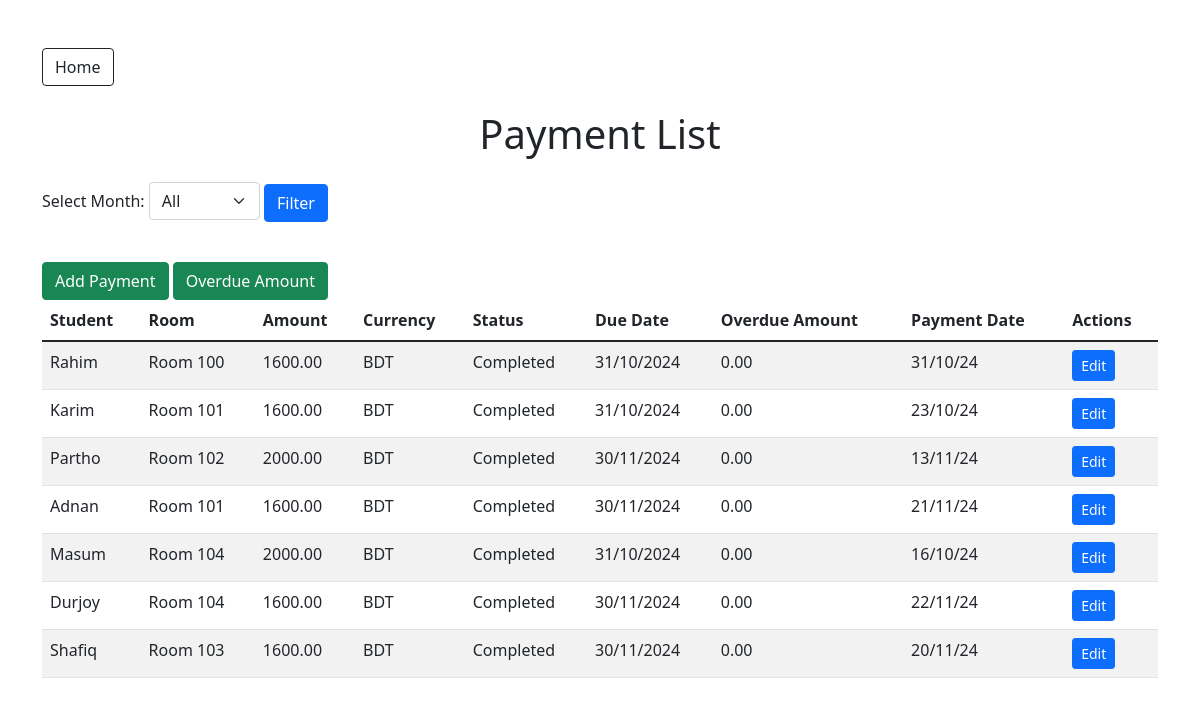
/payments/ (signed in), run on the app's committed database.
### hostel/models.py (models this page shows, shortened)
class Payment(models.Model):
    student = models.ForeignKey(Student, on_delete=models.CASCADE)
    amount = models.DecimalField(max_digits=10, decimal_places=2)
    currency = models.CharField(max_length=3, default='BDT')
    status = models.CharField(max_length=20, choices=[('Pending', 'Pending'), (
        'Completed', 'Completed'), ('Overdue', 'Overdue')], default='Pending')
    payment_date = models.DateTimeField(null=True, blank=True)
    due_date = models.DateField(null=True, blank=True)
    is_due = models.BooleanField(default=False)
    overdue_amount = models.DecimalField(max_digits=10, decimal_places=2)
    reference = models.CharField(max_length=255, blank=True, null=True)
    room_number = models.CharField(max_length=10, blank=True, null=True)
    oprstamp = models.ForeignKey(
        User, on_delete=models.SET_NULL, null=True, blank=True)
    timestamp = models.DateTimeField(auto_now_add=True)
    transaction_id = models.CharField(max_length=255, blank=True, null=True)

class Student(models.Model):
    name = models.CharField(max_length=100)
    email = models.EmailField(unique=True)
    contact_number = models.CharField(max_length=15)
    nid = models.CharField(max_length=15)
    room = models.ForeignKey(Room, on_delete=models.SET_NULL, null=True)
    def __str__(self):
        return self.name

### hostel/views.py (the view)
# urls.py: path('payments/', PaymentListView.as_view(), name='admin_payment_list'),
@method_decorator(login_required, name='dispatch')
class PaymentListView(ListView):
    model = Payment
    template_name = 'payments/admin_payment_list.html'
    context_object_name = 'payments'
    def get_queryset(self):
        queryset = super().get_queryset()
        monthcode = self.request.GET.get('monthcode')
        if monthcode:
            queryset = queryset.filter(payment_date__startswith=monthcode)
        return queryset
    def get_context_data(self, **kwargs):
        context = super().get_context_data(**kwargs)
        monthcodes = Payment.objects.annotate(month=TruncMonth(
            'payment_date')).values_list('month', flat=True).distinct()
        formatted_monthcodes = [month.strftime(
            '%Y-%m') for month in monthcodes if month]
        context['monthcodes'] = formatted_monthcodes
        return context

### hostel/templates/payments/admin_payment_list.html (shortened to what this page needs)
<!DOCTYPE html>
<html lang="en">
  <head>
    <link href="https://cdn.jsdelivr.net/npm/bootstrap@5.1.3/dist/css/bootstrap.min.css" rel="stylesheet" />
  </head>
  <body>
    <div class="container mt-5">
      <a href="{% url 'home' %}" class="btn btn-outline-dark mb-4">Home</a>
      <h1 class="text-center mb-4">Payment List</h1>
      <form method="get" class="mb-4">
        <label for="monthcode">Select Month:</label>
        <select name="monthcode" id="monthcode" class="form-select w-auto d-inline-block">
          <option value="">All</option>
        </select>
        <button type="submit" class="btn btn-primary">Filter</button>
      </form>
      <a href="{% url 'admin_add_payment' %}" class="btn btn-success mt-3">Add Payment</a>
      <a href="{% url 'overdue_payments' %}" class="btn btn-success mt-3">Overdue Amount</a>
      <table class="table table-striped">
        <thead>
          <tr>
            <th>Student</th>
            <th>Room</th>
            <th>Amount</th>
            <th>Currency</th>
            <th>Status</th>
            <th>Due Date</th>
            <th>Overdue Amount</th>
            <th>Payment Date</th>
            <th>Actions</th>
          </tr>
        </thead>
        <tbody>
          {% for payment in payments %}
            <tr class="{% if payment.is_due %}table-danger{% endif %}">
              <td>{{ payment.student }}</td>
              <td>{{ payment.room_number }}</td>
              <td>{{ payment.amount }}</td>
              <td>{{ payment.currency }}</td>
              <td>{{ payment.status }}</td>
              <td>{{ payment.due_date|date:'d/m/Y' }}</td>
              <td>
                {% if payment.is_due %}
                  {{ payment.overdue_amount }}
                {% else %}
                  0.00
                {% endif %}
              </td>
              <td>{{ payment.payment_date|date:'d/m/y' }}</td>
              <td>
                <a href="{% url 'admin_edit_payment' payment.id %}" class="btn btn-primary btn-sm">Edit</a>
              </td>
            </tr>
          {% endfor %}
        </tbody>
      </table>
    </div>
  </body>
</html>

### data on the page
Payment: student "Rahim", room_number "Room 100", amount "1600.00", currency "BDT", status "Completed", due_date "31/10/2024", is_due "0.00", payment_date "31/10/24"
Payment: student "Karim", room_number "Room 101", amount "1600.00", currency "BDT", status "Completed", due_date "31/10/2024", is_due "0.00", payment_date "23/10/24"
Payment: student "Partho", room_number "Room 102", amount "2000.00", currency "BDT", status "Completed", due_date "30/11/2024", is_due "0.00", payment_date "13/11/24"
Payment: student "Adnan", room_number "Room 101", amount "1600.00", currency "BDT", status "Completed", due_date "30/11/2024", is_due "0.00", payment_date "21/11/24"
Payment: student "Masum", room_number "Room 104", amount "2000.00", currency "BDT", status "Completed", due_date "31/10/2024", is_due "0.00", payment_date "16/10/24"
Payment: student "Durjoy", room_number "Room 104", amount "1600.00", currency "BDT", status "Completed", due_date "30/11/2024", is_due "0.00", payment_date "22/11/24"
Payment: student "Shafiq", room_number "Room 103", amount "1600.00", currency "BDT", status "Completed", due_date "30/11/2024", is_due "0.00", payment_date "20/11/24"
